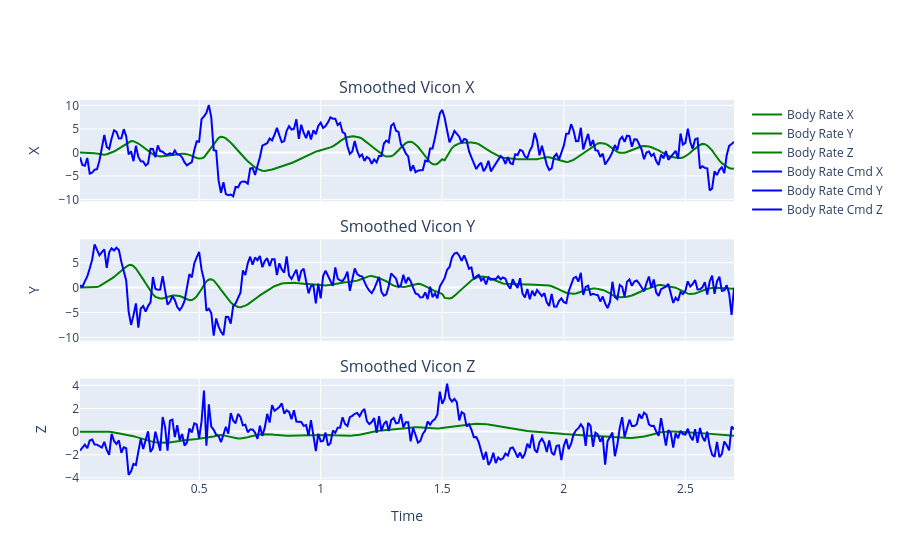

This figure's notebook cell:
### Code cell
# Plot pos Wx,y,z components
fig = make_subplots(rows=3, cols=1, shared_xaxes=True,
    subplot_titles=("Smoothed Vicon X", "Smoothed Vicon Y", "Smoothed Vicon Z"),
    vertical_spacing=0.1
)

plt.add_xyz_traces_stacked(fig, state_t, state_body_rate, label_prefix="Body Rate", line=dict(color='green'))
plt.add_xyz_traces_stacked(fig, cmd_t, cmd_body_rate, label_prefix="Body Rate Cmd", line=dict(color='blue'))
fig.show()

### Figure 1 — Plotly figure (JSON) as saved in the notebook; plotly's stock layout.template omitted (floating-point values rounded to 4 significant figures; data arrays with more than 128 entries replaced by an {"elided": "..."} marker saying what was removed)
{"data": [{"hovertemplate": "Body Rate X<br>Time: %{x:.2f}<br>Value: %{y:.2f}<extra></extra>", "line": {"color": "green"}, "mode": "lines", "name": "Body Rate X", "type": "scatter", "x": {"elided": "270 float values"}, "xaxis": "x", "y": {"elided": "270 float values"}, "yaxis": "y"}, {"hovertemplate": "Body Rate Y<br>Time: %{x:.2f}<br>Value: %{y:.2f}<extra></extra>", "line": {"color": "green"}, "mode": "lines", "name": "Body Rate Y", "type": "scatter", "x": {"elided": "270 float values"}, "xaxis": "x2", "y": {"elided": "270 float values"}, "yaxis": "y2"}, {"hovertemplate": "Body Rate Z<br>Time: %{x:.2f}<br>Value: %{y:.2f}<extra></extra>", "line": {"color": "green"}, "mode": "lines", "name": "Body Rate Z", "type": "scatter", "x": {"elided": "270 float values"}, "xaxis": "x3", "y": {"elided": "270 float values"}, "yaxis": "y3"}, {"hovertemplate": "Body Rate Cmd X<br>Time: %{x:.2f}<br>Value: %{y:.2f}<extra></extra>", "line": {"color": "blue"}, "mode": "lines", "name": "Body Rate Cmd X", "type": "scatter", "x": {"elided": "270 float values"}, "xaxis": "x", "y": {"elided": "270 float values"}, "yaxis": "y"}, {"hovertemplate": "Body Rate Cmd Y<br>Time: %{x:.2f}<br>Value: %{y:.2f}<extra></extra>", "line": {"color": "blue"}, "mode": "lines", "name": "Body Rate Cmd Y", "type": "scatter", "x": {"elided": "270 float values"}, "xaxis": "x2", "y": {"elided": "270 float values"}, "yaxis": "y2"}, {"hovertemplate": "Body Rate Cmd Z<br>Time: %{x:.2f}<br>Value: %{y:.2f}<extra></extra>", "line": {"color": "blue"}, "mode": "lines", "name": "Body Rate Cmd Z", "type": "scatter", "x": {"elided": "270 float values"}, "xaxis": "x3", "y": {"elided": "270 float values"}, "yaxis": "y3"}], "layout": {"annotations": [{"font": {"size": 16}, "showarrow": false, "text": "Smoothed Vicon X", "x": 0.5, "xanchor": "center", "xref": "paper", "y": 1, "yanchor": "bottom", "yref": "paper"}, {"font": {"size": 16}, "showarrow": false, "text": "Smoothed Vicon Y", "x": 0.5, "xanchor": "center", "xref": "paper", "y": 0.6333, "yanchor": "bottom", "yref": "paper"}, {"font": {"size": 16}, "showarrow": false, "text": "Smoothed Vicon Z", "x": 0.5, "xanchor": "center", "xref": "paper", "y": 0.2667, "yanchor": "bottom", "yref": "paper"}], "xaxis": {"anchor": "y", "domain": [0, 1], "matches": "x3", "showticklabels": false}, "xaxis2": {"anchor": "y2", "domain": [0, 1], "matches": "x3", "showticklabels": false}, "xaxis3": {"anchor": "y3", "domain": [0, 1], "title": {"text": "Time"}}, "yaxis": {"anchor": "x", "domain": [0.7333, 1], "title": {"text": "X"}}, "yaxis2": {"anchor": "x2", "domain": [0.3667, 0.6333], "title": {"text": "Y"}}, "yaxis3": {"anchor": "x3", "domain": [0, 0.2667], "title": {"text": "Z"}}}}
